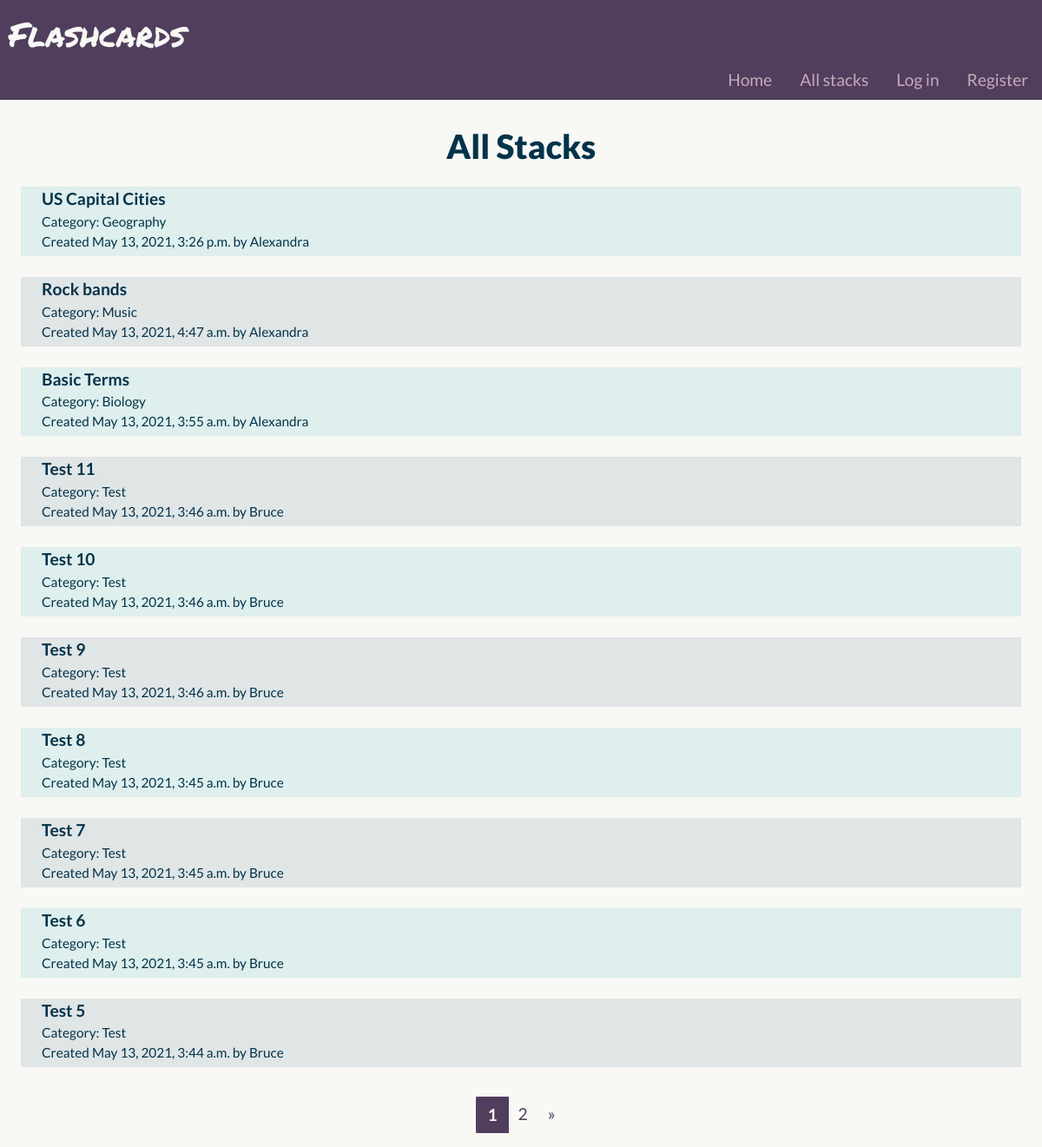
Page /all-stacks on the committed database.
### flashcards/models.py (models this page shows, shortened)
class Stack(models.Model):
    user = models.ForeignKey(User, on_delete=models.CASCADE)
    category = models.ForeignKey(Category, on_delete=models.CASCADE)
    title = models.CharField(max_length=100)
    timestamp = models.DateTimeField(auto_now_add=True)
    archived = models.BooleanField(default=False)
    shared = models.BooleanField(default=False)
    created_by = models.ForeignKey(User, related_name="created_by", on_delete=models.PROTECT)

class Category(models.Model):
    user = models.ForeignKey(User, on_delete=models.CASCADE)
    title = models.CharField(max_length=50)

class User(AbstractUser):
    pass

### flashcards/views.py (the view)
# urls.py: path("all-stacks", views.show_all_stacks, name="all-stacks"),
def show_all_stacks(request):
    all_stacks =  Stack.objects.filter(shared=True).order_by('-timestamp')
    page_stacks = add_pagination(request, all_stacks)
    show_pagination = all_stacks.count() > STACKS_PER_PAGE
    return render(request, "flashcards/all-stacks.html", {
        "user": request.user,
        "page_stacks": page_stacks,
        "show_pagination": show_pagination
    })

### flashcards/views.py (called while the page is built)
def add_pagination(request, stacks):
    paginator = Paginator(stacks, STACKS_PER_PAGE)
    current_page = request.GET.get('page')
    return paginator.get_page(current_page)

### flashcards/templates/flashcards/all-stacks.html (shortened to what this page needs)
{% extends "flashcards/layout.html" %}
{% load static %}
{% block body %}
<h1>All Stacks</h1>
<div class="all-stacks">
  {% if page_stacks %}
  {% for stack in page_stacks %}
  <div class="user-stack" data-id={{stack.id}}>
    <div class="stack-info">
      <div class="stack-title"><a href="{% url 'stack' stack.id %}">{{ stack.title }}</a></div>
      <div class="stack-category">Category: {{ stack.category.title }}</div>
      <div class="stack-created">Created {{ stack.timestamp }} by {{ stack.created_by.username }}</div>
    </div>
  </div>
  {% endfor %}
</div>
{% else %}
<div class="no-stacks">
  <p> There are no stacks yet.</p>
</div>
{% endif %}
{% if show_pagination %}
<nav class="pagination" aria-label="Pagination">
  <ul class="pagination pg-purple">
    {% for page in page_stacks.paginator.page_range %}
    {% if page == page_stacks.number %}
    <li class="page-item active">
      <span class="page-link">{{ page }}</span>
    </li>
    {% elif page > page_stacks.number|add:'-3' and page < page_stacks.number|add:'3' %} <li class="page-item">
      <a class="page-link" href="?page={{ page }}">{{ page }}</a>
      </li>
      {% endif %}
      {% endfor %}
      {% if page_stacks.has_next %}
      <li class="page-item">
        <a class="page-link" href="?page={{ page_stacks.paginator.num_pages }}" aria-label="Next">
          <span aria-hidden="true">&raquo;</span>
        </a>
      </li>
      {% endif %}
  </ul>
</nav>
{% endif %}
{% endblock %}

### flashcards/static/flashcards/css/styles.css (style rules this page uses)
body, .dropdown-menu-right { font-family: 'Lato', serif; font-weight: 400; }
body { background-color: #f8f8f5; font-size: 1.2em; color: #02334a; }
h1, h2, h3 { text-align: center; font-weight: 600; color: #02334a; }
h1 { font-size: 1.5em; }
a { text-decoration: none; }
.active:after { content: none; }
.pagination { margin-top: 10px; justify-content: center; }
a.page-link { border: none; background-color: #f8f8f5; color: #513e5c; }
.page-item.active .page-link { color: #f8f8f5; background-color: #513e5c; border-color: #513e5c; }
@media only screen and (min-device-width : 641px) { h1, h2, h3 { font-weight: 900; } }
@media only screen and (min-device-width : 641px) { h1 { font-size: 2em; } }

### flashcards/static/flashcards/css/stacks.css (style rules this page uses)
.user-stack { margin: 2%; padding-bottom: 5px; display: flex; flex-direction: column; justify-content: space-between; }
.stack-title a { color: #02334a; font-size: 1em; font-weight: bold; }
.stack-category, .stack-created, .stack-saved { font-size: 0.8em; }
.all-stacks>div, .all-user-stacks>div, .all-saved-stacks>div, .all-archived-stacks>div { padding-left: 2%; padding-right: 2%; }
.all-stacks>div.user-stack:nth-child(odd), .all-user-stacks>div.user-stack:nth-child(odd), .all-saved-stacks>div.user-stack:nth-child(odd), .all-archived-stacks>div.user-stack:nth-child(odd), .question-list>div.question-in-stack:nth-child(odd) { background-color: #deefed; }
.all-stacks>div.user-stack:nth-child(even), .all-user-stacks>div.user-stack:nth-child(even), .all-saved-stacks>div.user-stack:nth-child(even), .all-archived-stacks>div.user-stack:nth-child(even), .question-list>div.question-in-stack:nth-child(even) { background-color: #e0e5e6; }
@media only screen and (min-device-width : 641px) and (max-device-width: 1007px) { .user-stack { flex-direction: row; justify-content: space-between; } }

### flashcards/static/flashcards/css/progress.css (style rules this page uses)
.active, .collapsible:hover { background-color: #745582; color: #f8f8f5; font-weight: bold; }
.active:after { content: '\2212'; }

### rows in the picture
Stack: title "US Capital Cities", category "Geography", timestamp "May 13, 2021, 3:26 p.m.", created_by.username "Alexandra"
Stack: title "Rock bands", category "Music", timestamp "May 13, 2021, 4:47 a.m.", created_by.username "Alexandra"
Stack: title "Basic Terms", category "Biology", timestamp "May 13, 2021, 3:55 a.m.", created_by.username "Alexandra"
Stack: title "Test 11", category "Test", timestamp "May 13, 2021, 3:46 a.m.", created_by.username "Bruce"
Stack: title "Test 10", category "Test", timestamp "May 13, 2021, 3:46 a.m.", created_by.username "Bruce"
Stack: title "Test 9", category "Test", timestamp "May 13, 2021, 3:46 a.m.", created_by.username "Bruce"
Stack: title "Test 8", category "Test", timestamp "May 13, 2021, 3:45 a.m.", created_by.username "Bruce"
Stack: title "Test 7", category "Test", timestamp "May 13, 2021, 3:45 a.m.", created_by.username "Bruce"
Stack: title "Test 6", category "Test", timestamp "May 13, 2021, 3:45 a.m.", created_by.username "Bruce"
Stack: title "Test 5", category "Test", timestamp "May 13, 2021, 3:44 a.m.", created_by.username "Bruce"

### other values in the picture
{{ page }} "1"
{{ page }} "2"
